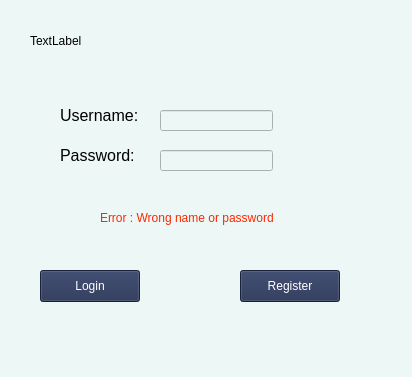
<?xml version="1.0" encoding="UTF-8"?>
<ui version="4.0">
 <class>LoginWindow</class>
 <widget class="QMainWindow" name="LoginWindow">
  <property name="geometry">
   <rect>
    <x>0</x>
    <y>0</y>
    <width>412</width>
    <height>377</height>
   </rect>
  </property>
  <property name="windowTitle">
   <string>LoginWindow</string>
  </property>
  <property name="styleSheet">
   <string notr="true">background-color: rgb(237, 247, 246);
</string>
  </property>
  <widget class="QWidget" name="centralwidget">
   <widget class="QLineEdit" name="username_label">
    <property name="geometry">
     <rect>
      <x>160</x>
      <y>110</y>
      <width>113</width>
      <height>21</height>
     </rect>
    </property>
   </widget>
   <widget class="QLineEdit" name="password_label">
    <property name="geometry">
     <rect>
      <x>160</x>
      <y>150</y>
      <width>113</width>
      <height>21</height>
     </rect>
    </property>
    <property name="echoMode">
     <enum>QLineEdit::Password</enum>
    </property>
   </widget>
   <widget class="QToolButton" name="login_button">
    <property name="geometry">
     <rect>
      <x>40</x>
      <y>270</y>
      <width>100</width>
      <height>32</height>
     </rect>
    </property>
    <property name="styleSheet">
     <string notr="true">font: 700 9pt &quot;Segoe Print&quot;;
color: rgb(255, 255, 255);
background-color: rgb(34, 46, 80);</string>
    </property>
    <property name="text">
     <string>Login</string>
    </property>
   </widget>
   <widget class="QPushButton" name="register_button">
    <property name="geometry">
     <rect>
      <x>240</x>
      <y>270</y>
      <width>100</width>
      <height>32</height>
     </rect>
    </property>
    <property name="styleSheet">
     <string notr="true">background-color: rgb(34, 46, 80);
font: 700 9pt &quot;Segoe Print&quot;;

color: rgb(255, 255, 255);</string>
    </property>
    <property name="text">
     <string>Register</string>
    </property>
   </widget>
   <widget class="QLabel" name="label_3">
    <property name="geometry">
     <rect>
      <x>100</x>
      <y>210</y>
      <width>251</width>
      <height>16</height>
     </rect>
    </property>
    <property name="text">
     <string>&lt;html&gt;&lt;head/&gt;&lt;body&gt;&lt;p&gt;&lt;span style=&quot; color:#ff2600;&quot;&gt;Error : Wrong name or password &lt;/span&gt;&lt;/p&gt;&lt;/body&gt;&lt;/html&gt;</string>
    </property>
   </widget>
   <widget class="QLabel" name="label_4">
    <property name="geometry">
     <rect>
      <x>30</x>
      <y>10</y>
      <width>351</width>
      <height>61</height>
     </rect>
    </property>
    <property name="text">
     <string>TextLabel</string>
    </property>
   </widget>
   <widget class="QLabel" name="label">
    <property name="geometry">
     <rect>
      <x>60</x>
      <y>100</y>
      <width>91</width>
      <height>31</height>
     </rect>
    </property>
    <property name="text">
     <string>&lt;html&gt;&lt;head/&gt;&lt;body&gt;&lt;p&gt;&lt;span style=&quot; font-size:12pt;&quot;&gt;Username: &lt;/span&gt;&lt;/p&gt;&lt;/body&gt;&lt;/html&gt;</string>
    </property>
   </widget>
   <widget class="QLabel" name="label_2">
    <property name="geometry">
     <rect>
      <x>60</x>
      <y>140</y>
      <width>91</width>
      <height>31</height>
     </rect>
    </property>
    <property name="text">
     <string>&lt;html&gt;&lt;head/&gt;&lt;body&gt;&lt;p&gt;&lt;span style=&quot; font-size:12pt;&quot;&gt;Password:&lt;/span&gt;&lt;/p&gt;&lt;/body&gt;&lt;/html&gt;</string>
    </property>
   </widget>
  </widget>
  <widget class="QStatusBar" name="statusbar"/>
  <widget class="QMenuBar" name="menuBar">
   <property name="geometry">
    <rect>
     <x>0</x>
     <y>0</y>
     <width>412</width>
     <height>21</height>
    </rect>
   </property>
  </widget>
 </widget>
 <resources/>
 <connections/>
</ui>
